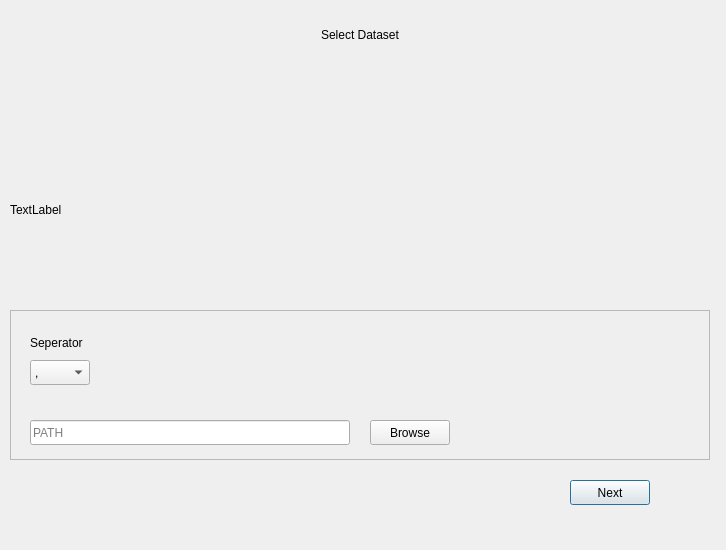
<?xml version="1.0" encoding="UTF-8"?>
<ui version="4.0">
 <class>Dialog</class>
 <widget class="QDialog" name="Dialog">
  <property name="geometry">
   <rect>
    <x>0</x>
    <y>0</y>
    <width>726</width>
    <height>550</height>
   </rect>
  </property>
  <property name="minimumSize">
   <size>
    <width>700</width>
    <height>550</height>
   </size>
  </property>
  <property name="windowTitle">
   <string>Dialog</string>
  </property>
  <property name="autoFillBackground">
   <bool>false</bool>
  </property>
  <property name="styleSheet">
   <string notr="true"/>
  </property>
  <widget class="QStackedWidget" name="stackedWidget">
   <property name="geometry">
    <rect>
     <x>10</x>
     <y>10</y>
     <width>700</width>
     <height>500</height>
    </rect>
   </property>
   <property name="currentIndex">
    <number>0</number>
   </property>
   <widget class="QWidget" name="page">
    <widget class="QLabel" name="label">
     <property name="geometry">
      <rect>
       <x>0</x>
       <y>100</y>
       <width>700</width>
       <height>200</height>
      </rect>
     </property>
     <property name="text">
      <string>TextLabel</string>
     </property>
    </widget>
    <widget class="QLabel" name="headingLable">
     <property name="geometry">
      <rect>
       <x>250</x>
       <y>0</y>
       <width>200</width>
       <height>50</height>
      </rect>
     </property>
     <property name="autoFillBackground">
      <bool>false</bool>
     </property>
     <property name="styleSheet">
      <string notr="true"/>
     </property>
     <property name="text">
      <string>Select Dataset</string>
     </property>
     <property name="alignment">
      <set>Qt::AlignCenter</set>
     </property>
    </widget>
    <widget class="QPushButton" name="submitbtn">
     <property name="geometry">
      <rect>
       <x>560</x>
       <y>470</y>
       <width>80</width>
       <height>25</height>
      </rect>
     </property>
     <property name="text">
      <string>Next</string>
     </property>
    </widget>
    <widget class="QFrame" name="frame">
     <property name="geometry">
      <rect>
       <x>0</x>
       <y>300</y>
       <width>700</width>
       <height>150</height>
      </rect>
     </property>
     <property name="frameShape">
      <enum>QFrame::StyledPanel</enum>
     </property>
     <property name="frameShadow">
      <enum>QFrame::Raised</enum>
     </property>
     <widget class="QComboBox" name="comBoxSep">
      <property name="geometry">
       <rect>
        <x>20</x>
        <y>50</y>
        <width>60</width>
        <height>25</height>
       </rect>
      </property>
      <property name="styleSheet">
       <string notr="true"/>
      </property>
      <item>
       <property name="text">
        <string>,</string>
       </property>
      </item>
      <item>
       <property name="text">
        <string>;</string>
       </property>
      </item>
      <item>
       <property name="text">
        <string>:</string>
       </property>
      </item>
      <item>
       <property name="text">
        <string>Tab</string>
       </property>
      </item>
      <item>
       <property name="text">
        <string>Space</string>
       </property>
      </item>
      <item>
       <property name="text">
        <string>-</string>
       </property>
      </item>
     </widget>
     <widget class="QLabel" name="seperatorLable">
      <property name="geometry">
       <rect>
        <x>20</x>
        <y>20</y>
        <width>60</width>
        <height>25</height>
       </rect>
      </property>
      <property name="text">
       <string>Seperator</string>
      </property>
     </widget>
     <widget class="QLineEdit" name="path_lineEdit">
      <property name="geometry">
       <rect>
        <x>20</x>
        <y>110</y>
        <width>320</width>
        <height>25</height>
       </rect>
      </property>
      <property name="text">
       <string/>
      </property>
      <property name="readOnly">
       <bool>true</bool>
      </property>
      <property name="placeholderText">
       <string>PATH</string>
      </property>
     </widget>
     <widget class="QPushButton" name="btnBrowse">
      <property name="geometry">
       <rect>
        <x>360</x>
        <y>110</y>
        <width>80</width>
        <height>25</height>
       </rect>
      </property>
      <property name="styleSheet">
       <string notr="true"/>
      </property>
      <property name="text">
       <string>Browse</string>
      </property>
     </widget>
    </widget>
   </widget>
   <widget class="QWidget" name="page_2">
    <widget class="QTableView" name="tableView">
     <property name="geometry">
      <rect>
       <x>0</x>
       <y>80</y>
       <width>700</width>
       <height>331</height>
      </rect>
     </property>
     <property name="styleSheet">
      <string notr="true">QTableView {background-color: #2F2F2F; color: #edebeb;}</string>
     </property>
    </widget>
    <widget class="QLabel" name="label_2">
     <property name="geometry">
      <rect>
       <x>250</x>
       <y>0</y>
       <width>200</width>
       <height>50</height>
      </rect>
     </property>
     <property name="text">
      <string>verify dataset</string>
     </property>
    </widget>
    <widget class="QPushButton" name="pushButton_2">
     <property name="geometry">
      <rect>
       <x>10</x>
       <y>470</y>
       <width>75</width>
       <height>25</height>
      </rect>
     </property>
     <property name="text">
      <string>back</string>
     </property>
    </widget>
    <widget class="QPushButton" name="pushButton">
     <property name="geometry">
      <rect>
       <x>570</x>
       <y>470</y>
       <width>75</width>
       <height>25</height>
      </rect>
     </property>
     <property name="text">
      <string>next</string>
     </property>
    </widget>
   </widget>
   <widget class="QWidget" name="page_3">
    <widget class="QLabel" name="projectTypeLable">
     <property name="geometry">
      <rect>
       <x>260</x>
       <y>260</y>
       <width>81</width>
       <height>16</height>
      </rect>
     </property>
     <property name="text">
      <string>Project Type:</string>
     </property>
    </widget>
    <widget class="QLabel" name="projectNameLable">
     <property name="geometry">
      <rect>
       <x>260</x>
       <y>330</y>
       <width>81</width>
       <height>16</height>
      </rect>
     </property>
     <property name="text">
      <string>Project Name:</string>
     </property>
    </widget>
    <widget class="QLineEdit" name="name_lineEdit">
     <property name="geometry">
      <rect>
       <x>240</x>
       <y>370</y>
       <width>113</width>
       <height>20</height>
      </rect>
     </property>
    </widget>
    <widget class="QPushButton" name="pushButton_3">
     <property name="geometry">
      <rect>
       <x>160</x>
       <y>430</y>
       <width>75</width>
       <height>25</height>
      </rect>
     </property>
     <property name="text">
      <string>back</string>
     </property>
    </widget>
    <widget class="QPushButton" name="pushButton_4">
     <property name="geometry">
      <rect>
       <x>380</x>
       <y>430</y>
       <width>75</width>
       <height>25</height>
      </rect>
     </property>
     <property name="text">
      <string>finish</string>
     </property>
    </widget>
    <widget class="QLabel" name="label_3">
     <property name="geometry">
      <rect>
       <x>250</x>
       <y>0</y>
       <width>200</width>
       <height>50</height>
      </rect>
     </property>
     <property name="text">
      <string>Last Step</string>
     </property>
    </widget>
    <widget class="QRadioButton" name="radioButton">
     <property name="geometry">
      <rect>
       <x>170</x>
       <y>290</y>
       <width>80</width>
       <height>18</height>
      </rect>
     </property>
     <property name="text">
      <string>RadioButton</string>
     </property>
    </widget>
    <widget class="QRadioButton" name="radioButton_2">
     <property name="geometry">
      <rect>
       <x>260</x>
       <y>290</y>
       <width>80</width>
       <height>18</height>
      </rect>
     </property>
     <property name="text">
      <string>RadioButton</string>
     </property>
    </widget>
    <widget class="QRadioButton" name="radioButton_3">
     <property name="geometry">
      <rect>
       <x>340</x>
       <y>290</y>
       <width>80</width>
       <height>18</height>
      </rect>
     </property>
     <property name="text">
      <string>RadioButton</string>
     </property>
    </widget>
   </widget>
  </widget>
 </widget>
 <resources>
  <include location="../ai-icon-9.qrc"/>
 </resources>
 <connections/>
</ui>
